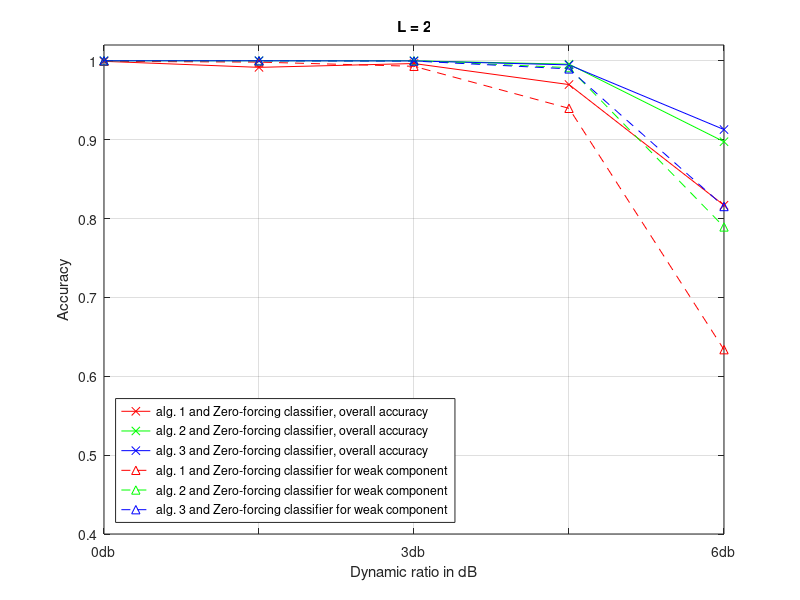
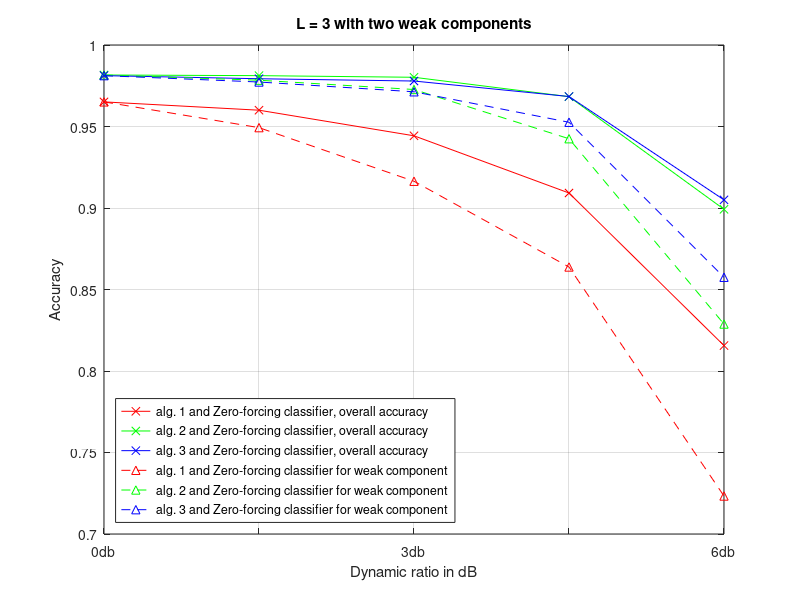
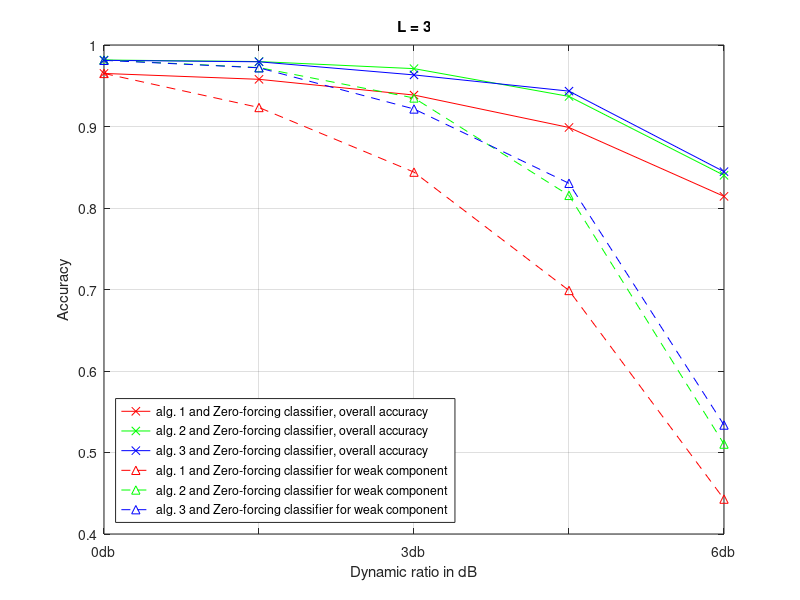

MATLAB code to generate these figures, in order:

close all
clear
clc;

addpath(genpath('.././fddlow'))
addpath(genpath('.././data'))

%% Results Plot L = 2 for alg1 alg2 alg3
FDDL=[0.9993 0.99166 0.9965 0.969833333 0.816833333];
FDDLO=[1 1 1 0.9957 0.8974];
FDDLOW = [1 1 0.9998 0.9948 0.9128];
% week signal
FDDL_=[0.9993 0.9983 0.993 0.9397 0.6337];
FDDLO_=[1 1 1 0.9913 0.7893];
FDDLOW_= [1 1 0.9997 0.9897 0.8152];

figure
plot(FDDL,'rx-')
hold on
plot(FDDLO,'gx-')
plot(FDDLOW, 'bx-')

plot(FDDL_,'r^--')
plot(FDDLO_,'g^--')
plot(FDDLOW_, 'b^--')

legend('alg. 1 and Zero-forcing classifier, overall accuracy',...
    'alg. 2 and Zero-forcing classifier, overall accuracy',...
    'alg. 3 and Zero-forcing classifier, overall accuracy',...
    'alg. 1 and Zero-forcing classifier for weak component',...
    'alg. 2 and Zero-forcing classifier for weak component',...
    'alg. 3 and Zero-forcing classifier for weak component','Location', 'southwest');
grid on
% grid minor
ylim([0.4, 1.02])
title ('L = 2')
xticklabels({'0db','','3db','','6db','','10db','','20db'})
xlabel('Dynamic ratio in dB')
ylabel 'Accuracy'
set(gcf,'color','w');

%% Results Plot L = 3 with 2 weak components for alg1 alg2 alg3 
alg1 = [0.9651, 0.9600, 0.9443, 0.9092, 0.8156];
alg1_w = [0.9651, 0.9493, 0.9164,0.8638, 0.7233];

alg2 = [0.9816, 0.9812, 0.9802, 0.9683, 0.8992];
alg2_w = [0.9816, 0.9784, 0.9727,0.9425, 0.8288];

alg3 = [0.9812, 0.9793, 0.9779, 0.9684, 0.9050];
alg3_w = [0.9812, 0.9773, 0.9713,0.9526, 0.8575];


figure
plot(alg1,'rx-')
hold on
plot(alg2,'gx-')
plot(alg3, 'bx-')

plot(alg1_w,'r^--')
plot(alg2_w,'g^--')
plot(alg3_w, 'b^--')

legend('alg. 1 and Zero-forcing classifier, overall accuracy',...
    'alg. 2 and Zero-forcing classifier, overall accuracy',...
    'alg. 3 and Zero-forcing classifier, overall accuracy',...
    'alg. 1 and Zero-forcing classifier for weak component',...
    'alg. 2 and Zero-forcing classifier for weak component',...
    'alg. 3 and Zero-forcing classifier for weak component','Location', 'southwest');
grid on
% grid minor
% ylim([0.4, 1.02])
title ('L = 3 with two weak components')
xticklabels({'0db','','3db','','6db','','10db','','20db'})
xlabel('Dynamic ratio in dB')
ylabel 'Accuracy'
set(gcf,'color','w');

%% %% Results Plot L = 3 for alg1 alg2 alg3
alg1 = [0.9651, 0.9579, 0.9386, 0.8988, 0.8143];
alg1_w = [0.9651, 0.9233, 0.8440,0.6988, 0.4428];

alg2 = [0.9816, 0.9797, 0.9710, 0.9369, 0.8401];
alg2_w = [0.9816, 0.9723, 0.9350,0.8155, 0.5103];

alg3 = [0.9812, 0.9794, 0.9633, 0.9434, 0.8446];
alg3_w = [0.9812, 0.9720, 0.9215,0.8303, 0.5337];


figure
plot(alg1,'rx-')
hold on
plot(alg2,'gx-')
plot(alg3, 'bx-')

plot(alg1_w,'r^--')
plot(alg2_w,'g^--')
plot(alg3_w, 'b^--')

legend('alg. 1 and Zero-forcing classifier, overall accuracy',...
    'alg. 2 and Zero-forcing classifier, overall accuracy',...
    'alg. 3 and Zero-forcing classifier, overall accuracy',...
    'alg. 1 and Zero-forcing classifier for weak component',...
    'alg. 2 and Zero-forcing classifier for weak component',...
    'alg. 3 and Zero-forcing classifier for weak component','Location', 'southwest');
grid on
% grid minor
% ylim([0.4, 1.02])
title ('L = 3')
xticklabels({'0db','','3db','','6db','','10db','','20db'})
xlabel('Dynamic ratio in dB')
ylabel 'Accuracy'
set(gcf,'color','w');




%% Plot the training samples for each class
%{
[Database]=load_data_new(1, 2000);
name = {'BLE','BT','FHSS1','FHSS2','WIFI1','WIFI2'};
for i = 1:6
figure
imagesc(Database.tr_data(:,1+14400/6*(i-1):14400/6*(i-1)+800))
title(['Deep scattering spectrum of ', name{i},' training data'])
xlabel('Sample index')
ylabel('Frequency index')
set(gcf,'color','w');
end
%}

%% Using the logistic regression vs Zero-Forcing
%{
lgwithmix_alg2 = [0.9700 	0.9527 	0.8127 	0.3353 	0.2000 ];
lgwithmix_alg3 = [0.9980 	0.9960 	0.9560 	0.4180 	0.2047 ];
lgnomix_alg2 = [0.8440 	0.7993 	0.7020 	0.4660 	0.2187 ];
lgnomix_alg3 = [0.9827 	0.9773 	0.8947 	0.5380 	0.2767 ];
eqnomix_alg2 = [0.9580 	0.9580 	0.9600 	0.9007 	0.5707 ];
% eqnomix_alg3 = [0.9400 	0.9360 	0.9187 	0.8587 	0.5473 ];
eqnomix_alg3 =[0.9600 	0.9587 	0.9607 	0.8927 	0.5280];

db = 1:5;
figure 
plot(db,lgwithmix_alg2, ':sq')
xticklabels({'3', '', '6', '', '10','', '20','', '40'})
hold on
plot(db,lgnomix_alg2, ':sq')
plot(db,lgwithmix_alg3, ':^')
plot(db,lgnomix_alg3, ':^')
plot(db,eqnomix_alg2, '--sq')
plot(db,eqnomix_alg3, '--^')
legend('alg. 2 and log. regr. using mixture labels',...
    'alg. 2 and log. regr. without using mixture labels',...
    'alg. 3 and log. regr. mixture labels',...
    'alg. 3 and log. regr. without mixture labels',...
    'alg. 2 and ZF without mixture labels',...
    'alg. 3 and ZF without mixture labels','Location', 'southwest');

title 'Weaker signal''s accuracy  L = 2'
xlabel('Dynamic ratio in dB')
ylabel 'accuracy for weaker signal'
ylim([0,1])
set(gcf,'color','w');
%}